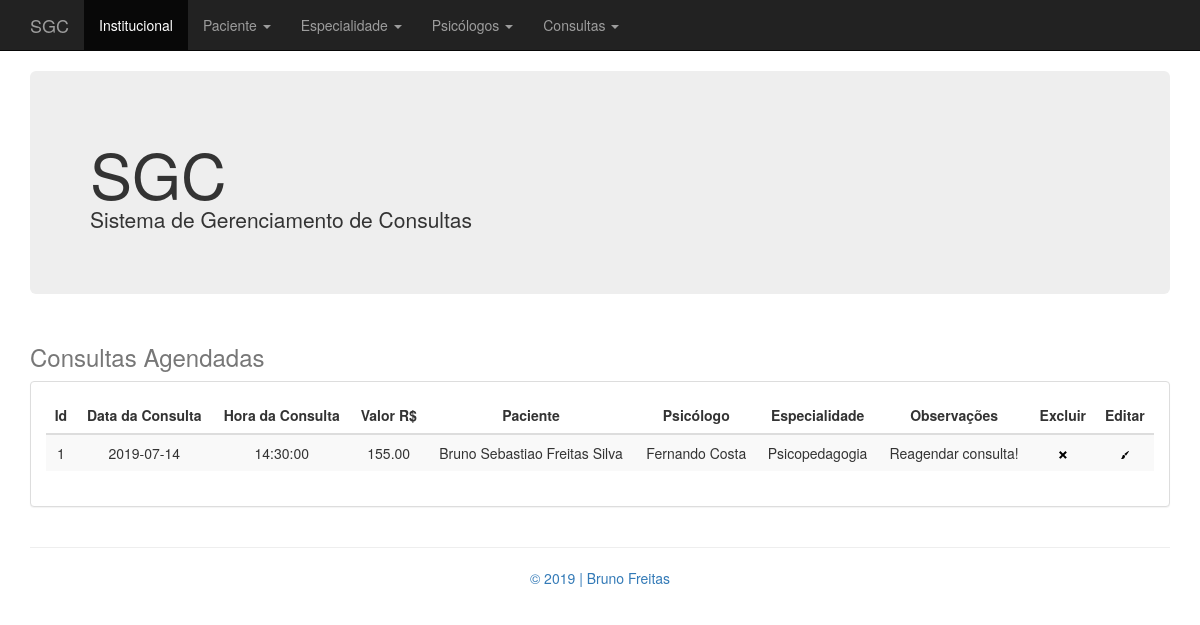
/index.php?pagina=listar_consulta.php, run on the app's committed database.
### tables this page shows
CREATE TABLE IF NOT EXISTS `consulta` (
  `id_consulta` INT NOT NULL AUTO_INCREMENT COMMENT 'Id da Tabela consulta',
  `data_consulta` DATE NOT NULL COMMENT 'Data da Consulta',
  `hora_consulta` TIME(0) NOT NULL COMMENT 'Hora da Consulta\nHH:MM',
  `valor_consulta` DECIMAL(6,2) NOT NULL COMMENT 'Valor da Consulta\nEx.: 1250,50 - 850,00\n',
  `observacao_consulta` VARCHAR(200) CHARACTER SET 'utf8' COLLATE 'utf8_general_ci' NULL COMMENT 'Observação Sobre a Consulta\nCampo não obrigatório',
  `paciente_id_paciente` INT NOT NULL,
  `medico_id_medico` INT NOT NULL,
  `medico_especialidade_id_especialidade` INT NOT NULL,
  PRIMARY KEY (`id_consulta`, `paciente_id_paciente`, `medico_id_medico`, `medico_especialidade_id_especialidade`),
  UNIQUE INDEX `id_consulta_UNIQUE` (`id_consulta` ASC),
  INDEX `fk_consulta_paciente_idx` (`paciente_id_paciente` ASC),
  INDEX `fk_consulta_medico1_idx` (`medico_id_medico` ASC, `medico_especialidade_id_especialidade` ASC),
  CONSTRAINT `fk_consulta_paciente`
    FOREIGN KEY (`paciente_id_paciente`)
    REFERENCES `paciente` (`id_paciente`)
    ON DELETE CASCADE
    ON UPDATE CASCADE,
  CONSTRAINT `fk_consulta_medico1`
    FOREIGN KEY (`medico_id_medico` , `medico_especialidade_id_especialidade`)
    REFERENCES `medico` (`id_medico` , `especialidade_id_especialidade`)
    ON DELETE CASCADE
    ON UPDATE CASCADE);

CREATE TABLE IF NOT EXISTS `paciente` (
  `id_paciente` INT NOT NULL AUTO_INCREMENT COMMENT 'Id da Tabela paciente',
  `nome_paciente` VARCHAR(40) CHARACTER SET 'utf8' COLLATE 'utf8_general_ci' NOT NULL COMMENT 'Nome do Paciente',
  `cpf_paciente` VARCHAR(14) CHARACTER SET 'utf8' COLLATE 'utf8_general_ci' NOT NULL COMMENT 'CPF do Paciente - Valor Único\nSerá utilizado máscara\n999.999.999-11',
  `data_nasc_paciente` DATE NOT NULL COMMENT 'Data de Nascimento do Paciente\n99/99/9999',
  `telefone_paciente` VARCHAR(16) CHARACTER SET 'utf8' COLLATE 'utf8_general_ci' NOT NULL COMMENT 'Telefone do Paciente\nSerá utilizado máscara\n(99) 9 9999-9999',
  `endereco_paciente` VARCHAR(80) CHARACTER SET 'utf8' COLLATE 'utf8_general_ci' NOT NULL COMMENT 'Endereço do Paciente',
  `bairro_paciente` VARCHAR(40) CHARACTER SET 'utf8' COLLATE 'utf8_general_ci' NOT NULL COMMENT 'Bairro do Paciente',
  `cidade_paciente` VARCHAR(40) CHARACTER SET 'utf8' COLLATE 'utf8_general_ci' NOT NULL COMMENT 'Cidade do Paciente',
  `uf_paciente` VARCHAR(2) CHARACTER SET 'utf8' COLLATE 'utf8_general_ci' NOT NULL COMMENT 'UF do Paciente\nApenas 2 Letras\nEx.: DF',
  `peso_paciente` DECIMAL(5,2) NOT NULL COMMENT 'Peso do Paciente\nEx.: 75,5 - 110,75',
  `altura_paciente` DECIMAL(5,2) NOT NULL COMMENT 'Altura do Paciente',
  `imc_paciente` DECIMAL(5,2) NOT NULL COMMENT 'IMC do Paciente\nSerá calculado pela aplicação\nUsuário não entrará com o dado direto',
  PRIMARY KEY (`id_paciente`),
  UNIQUE INDEX `id_paciente_UNIQUE` (`id_paciente` ASC),
  UNIQUE INDEX `cpf_paciente_UNIQUE` (`cpf_paciente` ASC));

CREATE TABLE IF NOT EXISTS `medico` (
  `id_medico` INT NOT NULL AUTO_INCREMENT COMMENT 'Id da Tabela medico',
  `nome_medico` VARCHAR(40) CHARACTER SET 'utf8' COLLATE 'utf8_general_ci' NOT NULL COMMENT 'Nome do Médico',
  `crm_medico` VARCHAR(8) CHARACTER SET 'utf8' COLLATE 'utf8_general_ci' NOT NULL COMMENT 'CRM do Médico\nMáximo 8 números',
  `data_nasc_medico` DATE NOT NULL COMMENT 'Data de Nascimento do Médico',
  `especialidade_id_especialidade` INT NOT NULL,
  PRIMARY KEY (`id_medico`, `especialidade_id_especialidade`),
  UNIQUE INDEX `id_medico_UNIQUE` (`id_medico` ASC),
  INDEX `fk_medico_especialidade1_idx` (`especialidade_id_especialidade` ASC),
  CONSTRAINT `fk_medico_especialidade1`
    FOREIGN KEY (`especialidade_id_especialidade`)
    REFERENCES `especialidade` (`id_especialidade`)
    ON DELETE CASCADE
    ON UPDATE CASCADE);

CREATE TABLE IF NOT EXISTS `especialidade` (
  `id_especialidade` INT NOT NULL AUTO_INCREMENT COMMENT 'Id da Tabela especialidade',
  `descricao_especialidade` VARCHAR(40) CHARACTER SET 'utf8' COLLATE 'utf8_general_ci' NOT NULL COMMENT 'Descrição (nome) da Especialidade Médica',
  PRIMARY KEY (`id_especialidade`),
  UNIQUE INDEX `id_especialidade_UNIQUE` (`id_especialidade` ASC));

### class/Conexao.php (called while the page is built, shortened)
<?php
class Conexao {
	public static function abrirConexao() {
		$mysql_usuario = "root";
		$mysql_password = "";
		$mysql_database = "db_clinica";
		$mysql_host  = "localhost";
		$varcon = mysqli_connect($mysql_host, $mysql_usuario, $mysql_password, $mysql_database);
		if ($varcon)
			return($varcon);
		  else
			return(false);
	}
	public static function fecharConexao($varcon) {
		if(mysqli_close($varcon))
			return(true);
		else
			return(false);
	}
	public static function executaSql($strSql) {
		$linkCon = Conexao::abrirConexao();
		$resultado = mysqli_query($linkCon, $strSql);
	   	return $resultado;
	}
}

### class/Consulta.php (called while the page is built, shortened)
<?php
include "Conexao.php";
class Consulta {
    private $idConsulta;
    private $dataConsulta;
    private $horaConsulta;
    private $valorConsulta;
    private $observacaoConsulta;
    private $descricaoMedicoEspecialidade;
    private $nomeMedicoConsulta;
    private $nomePacienteConsulta;
    public function getIdConsulta() {
        return $this->idConsulta;
    }
    public function setIdConsulta($idConsulta) {
        $this->idConsulta = $idConsulta;
    }
    public function getDataConsulta() {
        return $this->dataConsulta;
    }
    public function setDataConsulta($dataConsulta) {
        $this->dataConsulta = $dataConsulta;
    }
    public function getHoraConsulta() {
        return $this->horaConsulta;
    }
    public function setHoraConsulta($horaConsulta) {
        $this->horaConsulta = $horaConsulta;
    }
    public function getValorConsulta() {
        return $this->valorConsulta;
    }
    public function setValorConsulta($valorConsulta) {
        $this->valorConsulta = $valorConsulta;
    }
    public function getObservacaoConsulta() {
        return $this->observacaoConsulta;
    }
    public function setObservacaoConsulta($observacaoConsulta) {
        $this->observacaoConsulta = $observacaoConsulta;
    }
    public function getDescricaoMedicoEspecialidade() {
        return $this->descricaoMedicoEspecialidade;
    }
    public function setDescricaoMedicoEspecialidade($descricaoMedicoEspecialidade) {
        $this->descricaoMedicoEspecialidade = $descricaoMedicoEspecialidade;
    }
    public function getNomeMedicoConsulta() {
        return $this->nomeMedicoConsulta;
    }
    public function setNomeMedicoConsulta($nomeMedicoConsulta) {
        $this->nomeMedicoConsulta = $nomeMedicoConsulta;
    }
    public function getNomePacienteConsulta() {
        return $this->nomePacienteConsulta;
    }
    public function setNomePacienteConsulta($nomePacienteConsulta) {
        $this->nomePacienteConsulta = $nomePacienteConsulta;
    }
    public function listarConsulta() {
        $strSql = "SELECT * FROM consulta
                   INNER JOIN paciente ON consulta.paciente_id_paciente = paciente.id_paciente
                   INNER JOIN medico ON consulta.medico_id_medico = medico.id_medico
                   INNER JOIN especialidade ON consulta.medico_especialidade_id_especialidade = especialidade.id_especialidade";
        $rs = Conexao::executaSql($strSql);
        return $rs;
    }
}

### listar_consulta.php (the view)
<?php
    include 'class/Consulta.php';
    $consulta = new Consulta();
    $listar = $consulta->listarConsulta();
?>
<div class="container">
    <div class="header clearfix">
        <h3 class="text-muted">Consultas Agendadas</h3>
    </div>
    <div class="row">
        <div class="col-md-12">
            <div class="panel panel-default">
                <div class="panel-body">
                    <div class="table-responsive">
                        <table class="table cabecalho table-striped" >
                            <thead>
                                <tr>
                                    <th class="cabecalho">Id</th>
                                    <th class="cabecalho">Data da Consulta</th>
                                    <th class="cabecalho">Hora da Consulta</th>
                                    <th class="cabecalho">Valor R$</th>
                                    <th class="cabecalho">Paciente</th>
                                    <th class="cabecalho">Psicólogo</th>
                                    <th class="cabecalho">Especialidade</th>
                                    <th class="cabecalho">Observações</th>
                                    <th class="cabecalho">Excluir</th>
                                    <th class="cabecalho">Editar</th>
                                </tr>
                            </thead>
                            <?php
                            while($linha = mysqli_fetch_array($listar, MYSQLI_ASSOC)) {
                                $consulta->setIdConsulta($linha['id_consulta']);
                                $consulta->setDataConsulta($linha['data_consulta']);
                                $consulta->setHoraConsulta($linha['hora_consulta']);
                                $consulta->setValorConsulta($linha['valor_consulta']);
                                $consulta->setIdPacienteConsulta($linha['paciente_id_paciente']);
                                $consulta->setNomePacienteConsulta($linha['nome_paciente']);
                                $consulta->setIdMedicoConsulta($linha['medico_id_medico']);
                                $consulta->setNomeMedicoConsulta($linha['nome_medico']);
                                $consulta->setIdMedicoEspecialidadeConsulta($linha['medico_especialidade_id_especialidade']);
                                $consulta->setDescricaoMedicoEspecialidade($linha['descricao_especialidade']);
                                $consulta->setObservacaoConsulta($linha['observacao_consulta']);
                                $alert = 'msgConfirmaDeleteConsulta('.$consulta->getIdConsulta().')';
                                echo '
                                <tbody>
                                    <tr>
                                        <td>'.$consulta->getIdConsulta().'</td>
                                        <td>'.$consulta->getDataConsulta().'</td>
                                        <td>'.$consulta->getHoraConsulta().'</td>
                                        <td>'.$consulta->getValorConsulta().'</td>
                                        <td>'.$consulta->getNomePacienteConsulta().'</td>
                                        <td>'.$consulta->getNomeMedicoConsulta().'</td>
                                        <td>'.$consulta->getDescricaoMedicoEspecialidade().'</td>
                                        <td>'.$consulta->getObservacaoConsulta().'</td>
                                        <td><a href="javascript:void(null);" onclick="'.$alert.'"><img src="icones/open-iconic/svg/x.svg" alt="remover"></a></td>
                                        <td><a href="index.php?pagina=atualizar_consulta.php&idConsulta='.$consulta->getIdConsulta().'"><img src="icones/open-iconic/svg/brush.svg" alt="editar"></a></td>
                                    </tr>
                                </tbody>';
                            }
                            ?>
                        </table>
                    </div>
                </div>
            </div>
        </div>
    </div>
</div>

### css/estilo.css (style rules this page uses)
.cabecalho { text-align: center }

### data on the page
consulta: id_consulta "1", data_consulta "2019-07-14", hora_consulta "14:30:00", valor_consulta "155.00", paciente_id_paciente.nome_paciente "Bruno Sebastiao Freitas Silva", medico.nome_medico "Fernando Costa", especialidade.descricao_especialidade "Psicopedagogia", observacao_consulta "Reagendar consulta!"
